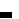
Frame 1 (no input)
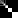
Frame 60 (no input)
Frame 120 (the mouse pressed at the canvas centre since frame 60): identical to frame 60, image omitted

The p5.js sketch that drew these frames (run headless with seeded random() and noise() and a simulated clock; from frame 60 on, the mouse is pressed at the canvas centre):

// p5.js sketch
// ── sketch.js
/*
<><><><><><><><><><><><><><><><><><><><><><><><><><><><><><><><><><><><><><><><><><><><>
  The original code from the session 9 
  check-in worksheet.
  
  Draws a series of white squares framed
  in black that get smaller and smaller
<><><><><><><><><><><><><><><><><><><><><><><><><><><><><><><><><><><><><><><><><><><><>
 */

const canvasSize = 19;
let rSize = canvasSize - 1;
let flip = false;

function setup() {
	createCanvas(canvasSize, canvasSize);
	noStroke();
	background("white");
}

function draw() {
	let rWidth;
	let rHeight;

	if(flip) {
		rWidth = rSize;
		rHeight = applyRatio(rSize);
	} 
  	else {
		rHeight = rSize;
		rWidth = applyRatio(rSize);
	}

	nestedRect(0, 0, rWidth, rHeight);

	if(flip) {
		rSize = applyRatio(rSize);
	}
	flip = !flip;
}

function applyRatio(a) {
  return a * 2 / 3;
}

function nestedRect(x, y, w, h) {
	fill("black");
	rect(x, y, w, h);

	fill("white");
	if(w < h) {
		rect (x, y, w, w);
	} else {
		rect (x, y, h, h);
	}
}
